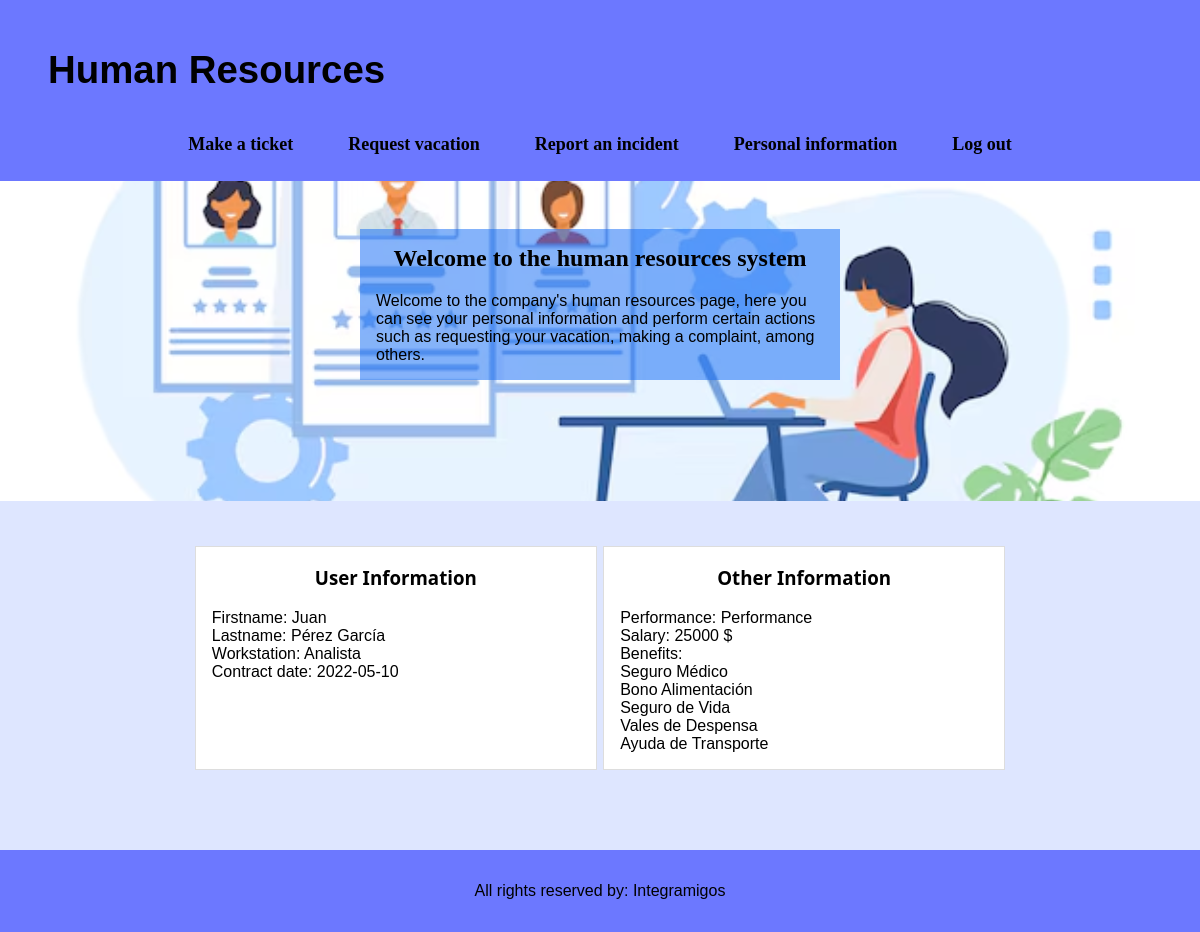
Page /home.php (signed in) on the committed database.
### tables this page shows
create table empleado(
    numero int primary key auto_increment,
    nombre varchar(30) not null,
    apelPaterno varchar(30) not null,
    apelMaterno varchar(30) not null,
    email varchar(35) not null,
    sexo varchar(1) not null,
    edad int not null,
    celular varchar(15) not null,
    contrasena varchar(20) not null,
    fechaContrato date not null,
    puesto int not null,
    supervisor int,
    index inx_empleado(apelPaterno),
    
    foreign key(puesto) references puesto(numero)

);

create table puesto(
    numero int primary key auto_increment,
    nombre varchar(30) not null,
    salario float not null,
    departamento varchar(5) not null,
    index idx_puesto(nombre),

    foreign key(departamento) references departamento(codigo)
);

create table beneficios(
    codigo varchar(5) primary key,
    nombre varchar(30) not null,
    tipo varchar(20) not null,
    descripcion varchar(40) not null,
    index idx_beneficios(nombre)
);

### functions.php (called while the page is built, shortened)
<?php
require("includes/config/MySQL_ConexionDB.php");
function lastname($usuario) {
    $lastname = "";
    return $lastname;
}
function workspace($usuario){
	global $db_con;
	$workspace = "";
	try{
		$query = "SELECT p.nombre FROM puesto as p INNER JOIN empleado as e on e.puesto = p.numero WHERE e.numero = :usuario";
		$stm = $db_con->prepare($query);
		$stm->bindParam("usuario", $usuario, PDO::PARAM_INT);
		$stm->execute();
		if ($row = $stm->fetch(PDO::FETCH_ASSOC)){
			$workspace = $row["nombre"];
		}
	} catch (PDOException $e) {
		exit("Error en la consulta: " . $e->getMessage());
	}
	return $workspace;
}
function salary($usuario){
	global $db_con;
	$salary = "";
	try{
		$query = "SELECT p.salario FROM puesto as p INNER JOIN empleado as e on e.puesto = p.numero WHERE e.numero = :usuario";
		$stm = $db_con->prepare($query);
		$stm->bindParam("usuario", $usuario, PDO::PARAM_INT);
		$stm->execute();
		if ($row = $stm->fetch(PDO::FETCH_ASSOC)){
			$salary = $row["salario"];
		}
	} catch (PDOException $e) {
		exit("Error en la consulta: " . $e->getMessage());
	}
	return $salary;
}
function showBenefits() {
    global $db_con;
    $benefits = [];
    try {
        $query = "SELECT codigo, nombre, tipo, descripcion FROM beneficios";
        $stm = $db_con->prepare($query);
        $stm->execute();
        while ($row = $stm->fetch(PDO::FETCH_ASSOC)) {
            $benefits[] = $row;
        }
    } catch (PDOException $e) {
        exit("Error en la consulta: " . $e->getMessage());
    }
    return $benefits;
}
function getUserInfo($usuario) {
    global $db_con;
    $infoUser = [];
    try {
        $query = "SELECT * FROM empleado WHERE numero = :usuario";
		$stm = $db_con->prepare($query);
		$stm->bindParam("usuario", $usuario, PDO::PARAM_INT);
		$stm->execute();
        while ($row = $stm->fetch(PDO::FETCH_ASSOC)) {
            $infoUser[] = $row;
        }
    } catch (PDOException $e) {
        exit("Error en la consulta: " . $e->getMessage());
    }
    return $infoUser;
}
?>

### home.php (the view, shortened to what this page needs)
<?php include "includes/header.php";
require_once 'includes/config/MySQL_ConexionDB.php';
require_once 'functions.php';
$info = getUserInfo($IDUsuario);
            foreach ($info as $infos) {
                $firstname = $infos['nombre'];
                $lastname = $infos['apelPaterno']." ".$infos['apelMaterno'];
                $contract = $infos['fechaContrato'];
}
$workspace = workspace($IDUsuario);
$salary = salary($IDUsuario);
?>
<section class="homeInfo">
    <div class="moreInfo">
        <h2>Welcome to the human resources system</h2>
        <p>
        Welcome to the company's human resources page, here you can see your personal information and perform certain actions such as requesting your vacation, making a complaint, among others.
        </p>
    </div>
</section>
<section class="container_home">
    <div class="home_first_div">
        <h3>User Information</h3>
        <p>
            Firstname: <?php echo $firstname; ?> <br>
            Lastname: <?php echo $lastname; ?> <br>
            Workstation: <?php echo $workspace; ?> <br>
            Contract date: <?php echo $contract; ?> <br>
        </p>
    </div>
    <div class="home_first_div">
        <h3>Other Information</h3>
        <p>
            Performance: Performance <br>
            Salary: <?php echo $salary; ?> $ <br>
            Benefits: <br>
            <?php
                $beneficios = showBenefits();
                foreach ($beneficios as $beneficio) {
                    echo $beneficio['nombre'] . "\n"; ?> <br><?php
                }
            ?>
        </p>
    </div>
</section>
<?php include "includes/footer.php" ?>

### includes/header.php (shortened to what this page needs)
<?php
    $IDUsuario = $_SESSION['usuario'];
?>
<!DOCTYPE html>
<html lang="en">
<head>
    <link rel="stylesheet" href="css/styles.css">
</head>
<body>
    <section class="header">
    <a href="../admin/homeAdmin.php" style="text-decoration: none; color: inherit;">
        <h1>Human Resources</h1>
    </a>
        <div class="options">
            <nav>
                <a href="makeTicket.php">Make a ticket</a>
                <a href="requestVacation.php">Request vacation</a>
                <a href="reportIncident.php">Report an incident</a>
                <a href="information.php">Personal information</a>
                <a href="../Session/logout.php">Log out</a>
            </nav>
        </div>
    </section>

### includes/footer.php
<section>
    <footer>
        <div>
            <p>
                All rights reserved by: Integramigos
            </p>
        </div>
    </footer>
</section>
</body>
</html>

### css/styles.css (style rules this page uses)
:root { --white: #ffffff; --black: #000000; --little_blue: #dee6ff ; --little_gray: #efefef ; --blue: #6c78ff ; --blue_little: #ebf9ff ; --dark_blue: #003afe ; --very_green: #4dfe00; --green: #1ce42b; --purple: #003afe; --rojo: #ff4c4c; --rojo_hover: #ff6666; }
html { height: 100%; }
h1 { text-align: center; font-size: 2.4rem; font-family: 'Gill Sans', 'Gill Sans MT', Calibri, 'Trebuchet MS', sans-serif; margin-left: 1rem; }
h2 { text-align: center; }
h3 { text-align: center; font-family: 'Segoe UI', Tahoma, Geneva, Verdana, sans-serif; }
p { font-family: Arial, Helvetica, sans-serif; }
body { background-color: var(--little_blue); display: grid; min-height: 100vh; position: relative; grid-template-rows: auto 1fr auto; margin: 0; }
footer { background-color: var(--blue); width: flex; padding: 1rem; display: flex; justify-content: center; align-items: center; margin-top: 2rem; }
footer p { font-family: Impact, Haettenschweiler, 'Arial Narrow Bold', sans-serif; text-align: center; }
::placeholder { color: black; font-size: 1rem; font-family: Impact, Haettenschweiler, 'Arial Narrow Bold', sans-serif; opacity: .70; }
.header { background-color: var(--blue); padding: 1rem 2rem; display: flex; justify-content: space-between; align-items: center; flex-wrap: wrap; transition: background-color 0.3s ease; }
.header nav { display: flex; gap: 15px; align-items: center; }
.header nav a { color: var(--black); text-decoration: none; padding: 10px 20px; font-size: 18px; font-weight: bold; border-radius: 5px; transition: background-color 0.3s ease, transform 0.3s ease; }
.options { margin: auto; overflow: hidden; }
.home_first_div { background-color: var(--white); border: 1px solid #ddd; width: 25rem; margin-left: 0.2rem; margin-right: 0.2rem; margin-top: 0.8rem; max-height: 15rem; margin-bottom: 3rem; overflow-y: auto; }
.container_home { display: flex; justify-content: center; }
.home_first_div p { margin-left: 1rem; }
.homeInfo { background-image: url('../images/image1.jpg'); background-size: cover; background-position: center; background-repeat: no-repeat; height: 20rem; background-color: none; background-blend-mode: overlay; margin-bottom: 2rem; }
.moreInfo { height: auto; width: 30rem; background-color: rgba(12, 105, 245, 0.5); margin: 0 auto; }
.moreInfo h2 { margin-top: 3rem; padding-top: 1rem; }
.moreInfo p { margin-left: 1rem; margin-right: 1rem; margin-bottom: 1rem; padding-bottom: 1rem; }

### rows in the picture
empleado: nombre "Juan", fechaContrato "2022-05-10"
puesto: nombre "Analista", salario "25000"
beneficios: nombre "Seguro Médico"
beneficios: nombre "Bono Alimentación"
beneficios: nombre "Seguro de Vida"
beneficios: nombre "Vales de Despensa"
beneficios: nombre "Ayuda de Transporte"

### other values in the picture
$lastname "Pérez García"
